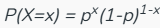
#> input picture Statistics & Probability/Data Distribution & Function/Discrete Distribution/Bernoulli/images/bernoulli.png, 160 x 28 px, found by its file name
$ jupyter execute 'bernoulli naive bayes.ipynb'
#> lines starting #> are read from the running program, lines starting #| are printed output that depends on the picture
1. [Bernoulli Naive Bayes](#bernoulli-naive-bayes)

#### Bernoulli Naive Bayes:
- used when the input feature is ```binary categorical i.e. bernoulli distribution```
- used when we have more emphasis on ```presence``` or ```absence``` of a feature than its frequency or certain distribution

```Bernoulli Distribution```:

- ```models a single event with 2 possible outcomes, success and failures with a fixed probability of success```

    - Success: ```p```

    - Failure: ```q = 1-p```

- mean: ```p```

- variance: ```pq```

- standard deviation: ```√pq```

- eg: a ```coin toss``` with heads or tails
- probability distribution function (```PDF```) of bernoulli distribution shown below
    - Failure: x=0
    - Success: x=1

[cell 1]
from PIL import Image
from IPython.display import display

img = Image.open('images/bernoulli.png')
#> img is the input picture: PIL image 160x28 RGBA; mean R, G, B, A 230.5, 231.5, 232.1, 255
new_image = img.resize((270, 45))
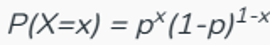
#> new_image: PIL image 270x45 RGBA; mean R, G, B, A 230.5, 231.4, 232.1, 255
display(new_image)
